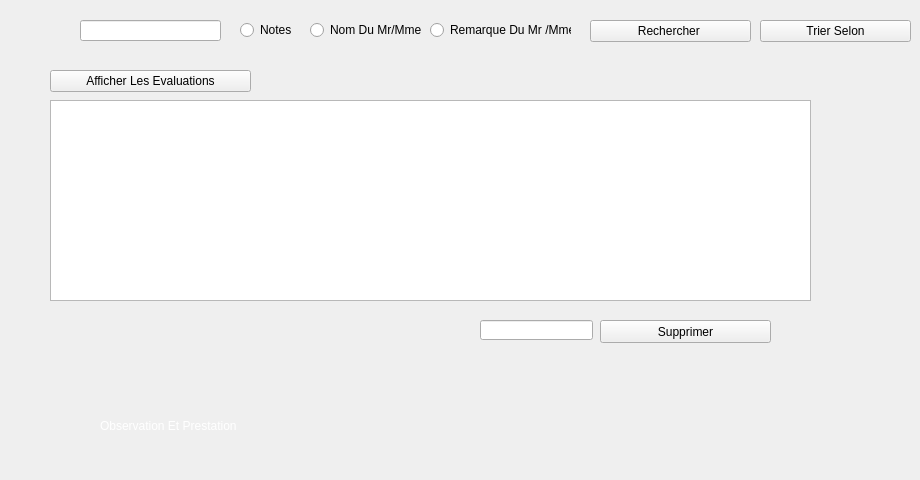
        <widget class="QWidget" name="tab_13">
         <attribute name="title">
          <string>Consulter Les Evaluations</string>
         </attribute>
         <widget class="QTableView" name="tableView">
          <property name="geometry">
           <rect>
            <x>50</x>
            <y>100</y>
            <width>761</width>
            <height>201</height>
           </rect>
          </property>
         </widget>
         <widget class="QLineEdit" name="textDelete_4">
          <property name="geometry">
           <rect>
            <x>480</x>
            <y>320</y>
            <width>113</width>
            <height>20</height>
           </rect>
          </property>
         </widget>
         <widget class="QPushButton" name="pushButton_18">
          <property name="geometry">
           <rect>
            <x>600</x>
            <y>320</y>
            <width>171</width>
            <height>23</height>
           </rect>
          </property>
          <property name="text">
           <string>Supprimer</string>
          </property>
         </widget>
         <widget class="QPushButton" name="rechercher_2">
          <property name="geometry">
           <rect>
            <x>590</x>
            <y>20</y>
            <width>161</width>
            <height>22</height>
           </rect>
          </property>
          <property name="text">
           <string>Rechercher </string>
          </property>
         </widget>
         <widget class="QLineEdit" name="lineEdit_10">
          <property name="geometry">
           <rect>
            <x>80</x>
            <y>20</y>
            <width>141</width>
            <height>21</height>
           </rect>
          </property>
         </widget>
         <widget class="QLabel" name="label_888">
          <property name="geometry">
           <rect>
            <x>100</x>
            <y>410</y>
            <width>351</width>
            <height>31</height>
           </rect>
          </property>
          <property name="styleSheet">
           <string notr="true">font: 63 16pt &quot;Yu Gothic UI Semibold&quot;;
color : white;</string>
          </property>
          <property name="text">
           <string>Observation Et Prestation </string>
          </property>
         </widget>
         <widget class="QLabel" name="label_89">
          <property name="geometry">
           <rect>
            <x>20</x>
            <y>380</y>
            <width>71</width>
            <height>91</height>
           </rect>
          </property>
          <property name="styleSheet">
           <string notr="true">font: 63 16pt &quot;Yu Gothic UI Semibold&quot;;
color : white;</string>
          </property>
          <property name="text">
           <string/>
          </property>
          <property name="pixmap">
           <pixmap>stars.png</pixmap>
          </property>
         </widget>
         <widget class="QLabel" name="label_90">
          <property name="geometry">
           <rect>
            <x>440</x>
            <y>310</y>
            <width>31</width>
            <height>31</height>
           </rect>
          </property>
          <property name="text">
           <string/>
          </property>
          <property name="pixmap">
           <pixmap>icons8-face-id-32.png</pixmap>
          </property>
         </widget>
         <widget class="QLabel" name="label_48">
          <property name="geometry">
           <rect>
            <x>770</x>
            <y>310</y>
            <width>71</width>
            <height>41</height>
           </rect>
          </property>
          <property name="text">
           <string/>
          </property>
          <property name="pixmap">
           <pixmap>cor.png</pixmap>
          </property>
         </widget>
         <widget class="QLabel" name="label_27">
          <property name="geometry">
           <rect>
            <x>20</x>
            <y>0</y>
            <width>51</width>
            <height>51</height>
           </rect>
          </property>
          <property name="text">
           <string/>
          </property>
          <property name="pixmap">
           <pixmap>icons8-search-client-48.png</pixmap>
          </property>
         </widget>
         <widget class="QPushButton" name="pushButton_57">
          <property name="geometry">
           <rect>
            <x>50</x>
            <y>70</y>
            <width>201</width>
            <height>22</height>
           </rect>
          </property>
          <property name="text">
           <string>Afficher Les Evaluations</string>
          </property>
         </widget>
         <widget class="QRadioButton" name="radioButton_4">
          <property name="geometry">
           <rect>
            <x>240</x>
            <y>20</y>
            <width>85</width>
            <height>20</height>
           </rect>
          </property>
          <property name="text">
           <string>Notes</string>
          </property>
         </widget>
         <widget class="QRadioButton" name="radioButton_5">
          <property name="geometry">
           <rect>
            <x>310</x>
            <y>20</y>
            <width>111</width>
            <height>20</height>
           </rect>
          </property>
          <property name="text">
           <string>Nom Du Mr/Mme</string>
          </property>
         </widget>
         <widget class="QRadioButton" name="radioButton_6">
          <property name="geometry">
           <rect>
            <x>430</x>
            <y>20</y>
            <width>141</width>
            <height>20</height>
           </rect>
          </property>
          <property name="text">
           <string>Remarque Du Mr /Mme</string>
          </property>
         </widget>
         <widget class="QPushButton" name="rechercher_5">
          <property name="geometry">
           <rect>
            <x>760</x>
            <y>20</y>
            <width>151</width>
            <height>22</height>
           </rect>
          </property>
          <property name="text">
           <string>Trier Selon</string>
          </property>
         </widget>
        </widget>
